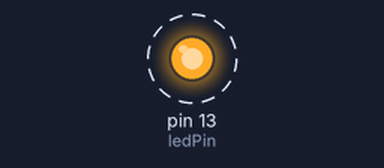
The sketch below on a simulated Arduino Uno, built with avr-gcc and run on an emulated ATmega328P. On the bench: output pins drawn as LEDs (lit = HIGH). Dashed ring = blinking.

Above: at 0.2 s.
Timing chart, 0 to 3.0 s (numbered marks = the images above):
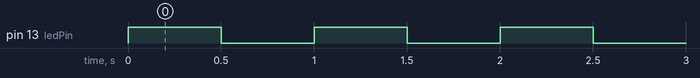

The sketch:

blink.ino
```cpp
#define ledPin 13

void setup() {
  // put your setup code here, to run once:
  Serial.begin(115200);
  pinMode(13,OUTPUT);
}

void loop() {
  // put your main code here, to run repeatedly:
  digitalWrite(ledPin,HIGH);
  delay(500);
  digitalWrite(ledPin,LOW);
  delay(500);
}
```

Measured:
- by itself, pin 13 (ledPin): alternates HIGH for 0.50 s and LOW for 0.50 s
